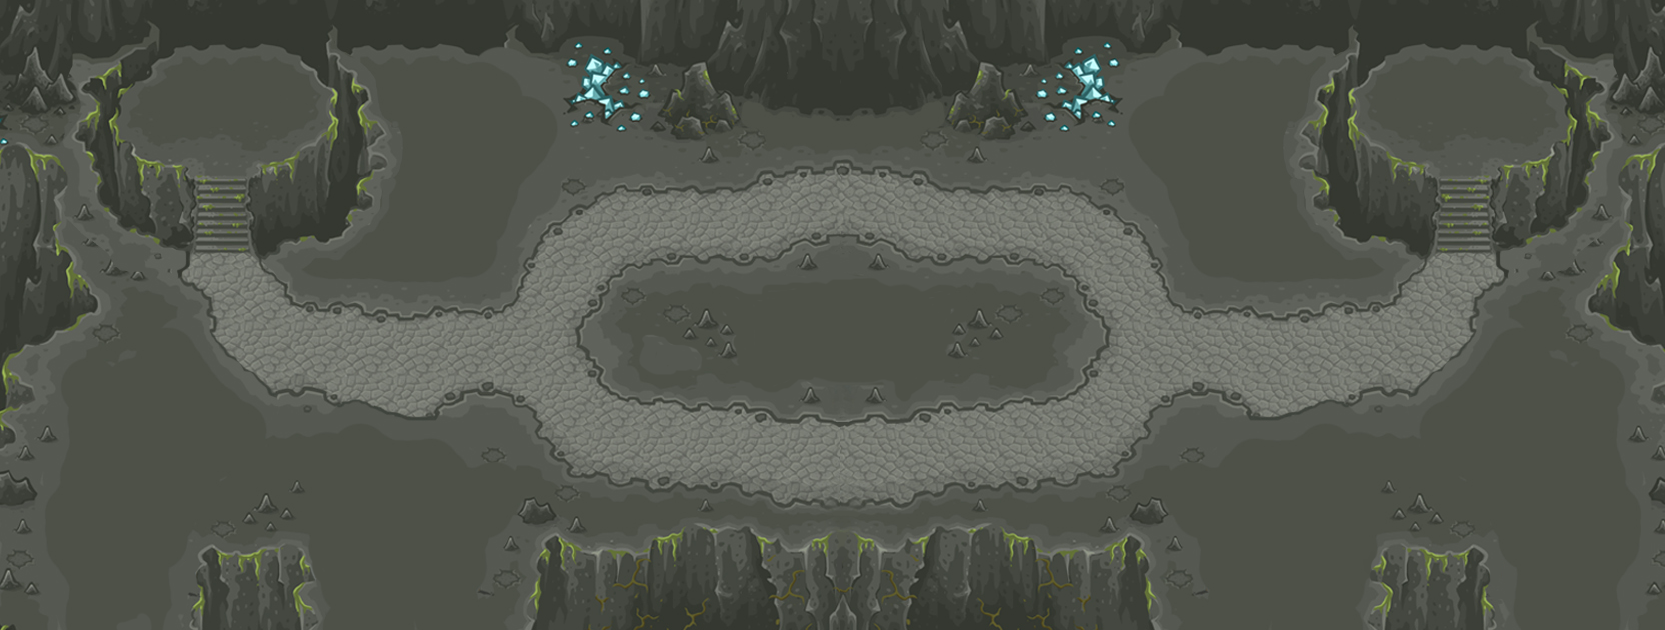

A level layout from a 2D game, rendered from its tile map. Below: a short description, then the map file with tile-grid data replaced by summaries:
An orthogonal 111x42 tile map with 15x15 px tiles, 2 tile layers (bg_layer, collidable), 2 tilesets.

<map version="1.0" orientation="orthogonal" renderorder="right-down" width="111" height="42" tilewidth="15" tileheight="15" nextobjectid="1">
 <tileset firstgid="1" name="map" tilewidth="1665" tileheight="639">
  <image source="map.png" width="1665" height="639" />
 </tileset>
 <tileset firstgid="2" name="conllidable_tile" tilewidth="15" tileheight="15">
  <image source="conllidable_tile.jpg" width="15" height="15" />
  <tile id="0">
   <properties>
    <property name="Conllidable" value="true" />
   </properties>
  </tile>
 </tileset>
 <layer name="bg_layer" width="111" height="42">
  <data>[4662 cells, 1 non-empty, 1 distinct tile ids]</data>
 </layer>
 <layer name="collidable" width="111" height="42" opacity="0">
  <data>[4662 cells, 1458 non-empty, 1 distinct tile ids]</data>
 </layer>
</map>